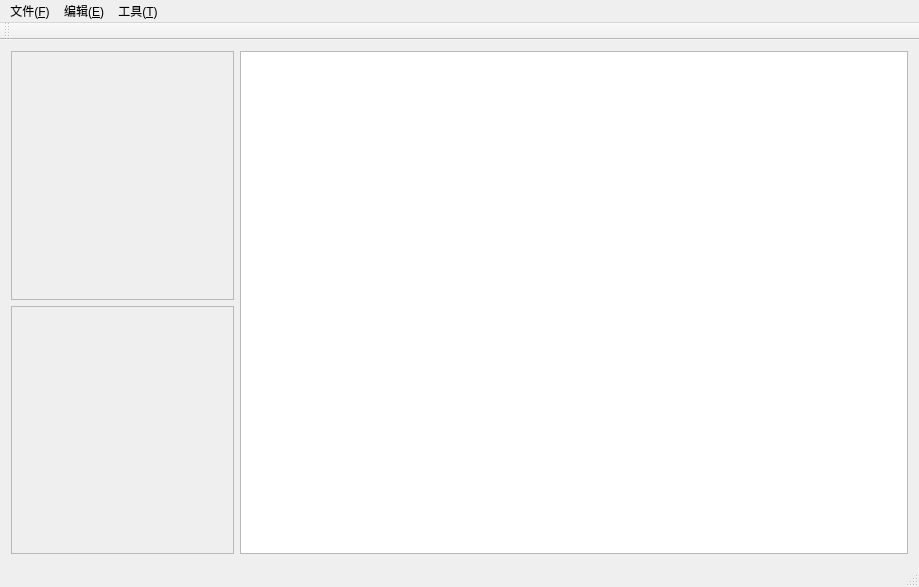
<?xml version="1.0" encoding="UTF-8"?>
<ui version="4.0">
 <class>MainWindow</class>
 <widget class="QMainWindow" name="MainWindow">
  <property name="geometry">
   <rect>
    <x>0</x>
    <y>0</y>
    <width>919</width>
    <height>587</height>
   </rect>
  </property>
  <property name="windowTitle">
   <string>钻孔电视分析软件</string>
  </property>
  <property name="windowIcon">
   <iconset resource="../res.qrc">
    <normaloff>:/res/images/IDT.ico</normaloff>:/res/images/IDT.ico</iconset>
  </property>
  <widget class="QWidget" name="centralWidget">
   <layout class="QGridLayout" name="gridLayout">
    <item row="0" column="0">
     <widget class="QFrame" name="imageFrame">
      <property name="frameShape">
       <enum>QFrame::StyledPanel</enum>
      </property>
      <property name="frameShadow">
       <enum>QFrame::Raised</enum>
      </property>
     </widget>
    </item>
    <item row="0" column="1" rowspan="2">
     <widget class="QGraphicsView" name="mainView">
      <property name="sizePolicy">
       <sizepolicy hsizetype="Expanding" vsizetype="Expanding">
        <horstretch>3</horstretch>
        <verstretch>0</verstretch>
       </sizepolicy>
      </property>
     </widget>
    </item>
    <item row="1" column="0">
     <widget class="QFrame" name="describeFrame">
      <property name="sizePolicy">
       <sizepolicy hsizetype="Expanding" vsizetype="Preferred">
        <horstretch>1</horstretch>
        <verstretch>0</verstretch>
       </sizepolicy>
      </property>
      <property name="frameShape">
       <enum>QFrame::StyledPanel</enum>
      </property>
      <property name="frameShadow">
       <enum>QFrame::Raised</enum>
      </property>
     </widget>
    </item>
   </layout>
  </widget>
  <widget class="QMenuBar" name="menuBar">
   <property name="geometry">
    <rect>
     <x>0</x>
     <y>0</y>
     <width>919</width>
     <height>23</height>
    </rect>
   </property>
   <widget class="QMenu" name="fileMenu">
    <property name="title">
     <string>文件(&amp;F)</string>
    </property>
    <widget class="QMenu" name="recentMenu">
     <property name="title">
      <string>最近的文件(&amp;R)</string>
     </property>
     <addaction name="actionClean"/>
    </widget>
    <addaction name="actionOpen"/>
    <addaction name="recentMenu"/>
    <addaction name="separator"/>
    <addaction name="actionSave"/>
    <addaction name="actionSaveAs"/>
    <addaction name="actionSaveImage"/>
    <addaction name="separator"/>
    <addaction name="actionClose"/>
    <addaction name="separator"/>
    <addaction name="actionExit"/>
   </widget>
   <widget class="QMenu" name="editMenu">
    <property name="title">
     <string>编辑(&amp;E)</string>
    </property>
    <addaction name="actionUndo"/>
    <addaction name="actionRedo"/>
    <addaction name="separator"/>
    <addaction name="actionCut"/>
    <addaction name="actionCopy"/>
    <addaction name="actionPaste"/>
    <addaction name="actionDelete"/>
    <addaction name="separator"/>
    <addaction name="actionSelectAll"/>
   </widget>
   <widget class="QMenu" name="toolMenu">
    <property name="title">
     <string>工具(&amp;T)</string>
    </property>
   </widget>
   <addaction name="fileMenu"/>
   <addaction name="editMenu"/>
   <addaction name="toolMenu"/>
  </widget>
  <widget class="QToolBar" name="mainToolBar">
   <attribute name="toolBarArea">
    <enum>TopToolBarArea</enum>
   </attribute>
   <attribute name="toolBarBreak">
    <bool>false</bool>
   </attribute>
  </widget>
  <widget class="QStatusBar" name="statusBar"/>
  <action name="actionOpen">
   <property name="icon">
    <iconset resource="../res.qrc">
     <normaloff>:/res/images/open.png</normaloff>:/res/images/open.png</iconset>
   </property>
   <property name="text">
    <string>打开(&amp;O)...</string>
   </property>
   <property name="shortcut">
    <string>Ctrl+O</string>
   </property>
  </action>
  <action name="actionClean">
   <property name="text">
    <string>清除菜单(M)</string>
   </property>
  </action>
  <action name="actionSave">
   <property name="enabled">
    <bool>false</bool>
   </property>
   <property name="icon">
    <iconset resource="../res.qrc">
     <normaloff>:/res/images/save.png</normaloff>:/res/images/save.png</iconset>
   </property>
   <property name="text">
    <string>保存(&amp;S)</string>
   </property>
   <property name="shortcut">
    <string>Ctrl+S</string>
   </property>
  </action>
  <action name="actionSaveAs">
   <property name="enabled">
    <bool>false</bool>
   </property>
   <property name="icon">
    <iconset resource="../res.qrc">
     <normaloff>:/res/images/save-as.png</normaloff>:/res/images/save-as.png</iconset>
   </property>
   <property name="text">
    <string>另存为(&amp;A)...</string>
   </property>
  </action>
  <action name="actionSaveImage">
   <property name="enabled">
    <bool>false</bool>
   </property>
   <property name="icon">
    <iconset resource="../res.qrc">
     <normaloff>:/res/images/save-img.png</normaloff>:/res/images/save-img.png</iconset>
   </property>
   <property name="text">
    <string>保存图像(&amp;I)...</string>
   </property>
  </action>
  <action name="actionClose">
   <property name="enabled">
    <bool>false</bool>
   </property>
   <property name="icon">
    <iconset resource="../res.qrc">
     <normaloff>:/res/images/close.png</normaloff>:/res/images/close.png</iconset>
   </property>
   <property name="text">
    <string>关闭(&amp;C)</string>
   </property>
   <property name="toolTip">
    <string>关闭</string>
   </property>
   <property name="shortcut">
    <string>Ctrl+W</string>
   </property>
  </action>
  <action name="actionExit">
   <property name="icon">
    <iconset resource="../res.qrc">
     <normaloff>:/res/images/exit.png</normaloff>:/res/images/exit.png</iconset>
   </property>
   <property name="text">
    <string>退出(&amp;X)</string>
   </property>
   <property name="shortcut">
    <string>Ctrl+Q</string>
   </property>
  </action>
  <action name="actionUndo">
   <property name="enabled">
    <bool>false</bool>
   </property>
   <property name="icon">
    <iconset resource="../res.qrc">
     <normaloff>:/res/images/undo.png</normaloff>:/res/images/undo.png</iconset>
   </property>
   <property name="text">
    <string>撤销(&amp;U)</string>
   </property>
   <property name="shortcut">
    <string>Ctrl+Z</string>
   </property>
  </action>
  <action name="actionRedo">
   <property name="enabled">
    <bool>false</bool>
   </property>
   <property name="icon">
    <iconset resource="../res.qrc">
     <normaloff>:/res/images/redo.png</normaloff>:/res/images/redo.png</iconset>
   </property>
   <property name="text">
    <string>重做(&amp;R)</string>
   </property>
   <property name="shortcut">
    <string>Ctrl+Y</string>
   </property>
  </action>
  <action name="actionCut">
   <property name="icon">
    <iconset resource="../res.qrc">
     <normaloff>:/res/images/cut.png</normaloff>:/res/images/cut.png</iconset>
   </property>
   <property name="text">
    <string>剪切(&amp;T)</string>
   </property>
   <property name="shortcut">
    <string>Ctrl+X</string>
   </property>
  </action>
  <action name="actionCopy">
   <property name="icon">
    <iconset resource="../res.qrc">
     <normaloff>:/res/images/copy.png</normaloff>:/res/images/copy.png</iconset>
   </property>
   <property name="text">
    <string>复制(&amp;C)</string>
   </property>
   <property name="shortcut">
    <string>Ctrl+C</string>
   </property>
  </action>
  <action name="actionPaste">
   <property name="icon">
    <iconset resource="../res.qrc">
     <normaloff>:/res/images/paste.png</normaloff>:/res/images/paste.png</iconset>
   </property>
   <property name="text">
    <string>粘贴(&amp;P)</string>
   </property>
   <property name="shortcut">
    <string>Ctrl+V</string>
   </property>
  </action>
  <action name="actionDelete">
   <property name="icon">
    <iconset resource="../res.qrc">
     <normaloff>:/res/images/delete.png</normaloff>:/res/images/delete.png</iconset>
   </property>
   <property name="text">
    <string>删除(&amp;D)</string>
   </property>
   <property name="shortcut">
    <string>Del</string>
   </property>
  </action>
  <action name="actionSelectAll">
   <property name="icon">
    <iconset resource="../res.qrc">
     <normaloff>:/res/images/select-all.png</normaloff>:/res/images/select-all.png</iconset>
   </property>
   <property name="text">
    <string>全选(&amp;A)</string>
   </property>
   <property name="shortcut">
    <string>Ctrl+A</string>
   </property>
  </action>
 </widget>
 <layoutdefault spacing="6" margin="11"/>
 <resources>
  <include location="../res.qrc"/>
 </resources>
 <connections/>
</ui>
